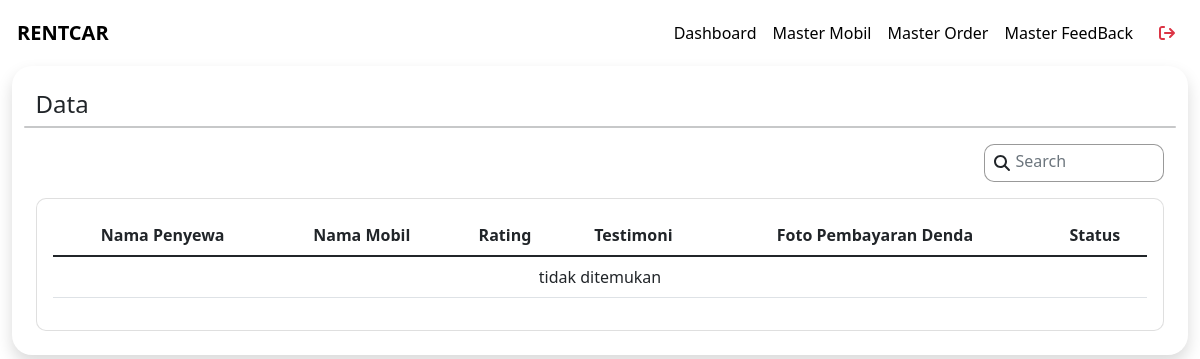
Page /pesanan/feedback-order/ (signed in) on the earlier database version.
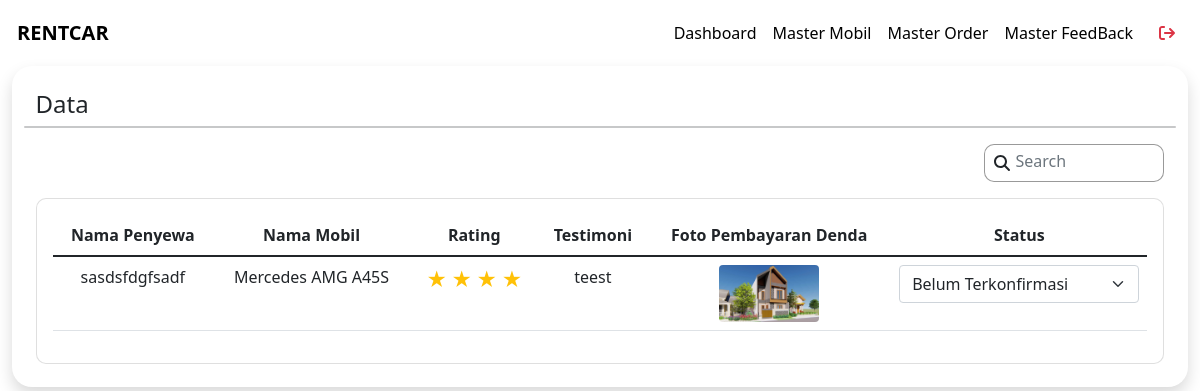
Same page on the later database version.
### testi/models.py (models this page shows)
class TestimonialRating(models.Model):
    id_mobil = models.ForeignKey(Mobils, on_delete=models.CASCADE)
    id_user = models.ForeignKey(User, on_delete=models.CASCADE)
    id_return_order = models.ForeignKey(ReturnOrder, on_delete=models.CASCADE, default=1)
    contentTestimonial = models.CharField(max_length=200)
    rating = models.IntegerField(blank=True, default=0)
    created_at = models.DateTimeField(auto_now_add=True)
    updated_at = models.DateField(auto_now=True)

### user/models.py (models this page shows, shortened)
class User(AbstractUser):
    role_list = (
        (ADMIN, 'Admin'),
        (USER, 'User')
    )
    email = models.EmailField(max_length=255, unique=True)  # Set max_length to 255 and make email unique
    username = models.CharField(max_length=50, unique=True)
    role = models.CharField(max_length=100, choices=role_list, default=USER)
    text_password = models.CharField(max_length=100, blank=True, null=True)
    USERNAME_FIELD = 'username'
    REQUIRED_FIELDS = ['first_name', 'last_name', 'email']

### mobil/models.py (models this page shows, shortened)
class Mobils(models.Model):
    TRANSMISSION = [
        ('Manual', 'Manual'),
        ('Automatic', 'Automatic'),
    ]
    TYPE_CAR = [
        ('Convertible','Convertible'),
        ('Coupe','Coupe'),
        ('Sedan','Sedan'),
        ('Hatchback','Hatchback'),
        ('SUV','SUV'),
        ('MPV','MPV'),
    ]
    name = models.CharField(max_length=100)
    stock = models.PositiveIntegerField()
    image1 = models.ImageField(upload_to="images/")
    image2 = models.ImageField(upload_to="images/")
    image3 = models.ImageField(upload_to="images/")
    pricePerDay = models.IntegerField()
    transmission = models.CharField(max_length=10, choices=TRANSMISSION)
    typeCar = models.CharField(max_length=20, choices=TYPE_CAR)
    description = models.CharField(max_length=150)
    seat = models.CharField(max_length=10)
    created_at = models.DateTimeField(auto_now_add=True)
    updated_at = models.DateTimeField(auto_now=True)

### pesanan/models.py (models this page shows, shortened)
class ReturnOrder(models.Model):
    id_order = models.ForeignKey(Order, on_delete=models.CASCADE)
    image = models.ImageField(upload_to="images/")
    photo_payment_fine = models.ImageField(upload_to='images/', null=True, blank=True)
    STATUS_CHOICES = [
        ('Dikembalikan', 'Dikembalikan'),
        ('Diterima', 'Diterima'),
    ]
    status = models.CharField(max_length=20, choices=STATUS_CHOICES, default='Dikembalikan')
    created_at = models.DateField(auto_now_add=True)
    updated_at = models.DateField(auto_now=True)

### pesanan/views.py (the view)
# urls.py: path('feedback-order/', views.feedbackOrder, name="feedbackOrder"),
@login_required
def feedbackOrder(request):
    current_user = request.user
    if not request.user.is_superuser:
        return redirect("user:loginAdmin")
    search_query = request.GET.get('search', '')
    ratings = TestimonialRating.objects.all().order_by('-updated_at')
    if search_query:
        ratings = ratings.filter(
            Q(id_user__username__icontains=search_query) |
            Q(id_mobil__name__icontains=search_query) |
            Q(contentTestimonial__icontains=search_query)
        )
    context = {
        'ratings': ratings,
        'search_query': search_query,
    }
    return render(request, 'admin/feedbackOrder.html', context)

### templates/admin/feedbackOrder.html (shortened to what the changed rows need)
{% extends '../base.html' %}
{% load static %}
{% block headers %}
<link href="{% static 'css/admin/feedbackOrder.css' %}" rel="stylesheet" type="text/css">
{% endblock headers %}
{% block contents %}
<div class="wrapper">
    <div class="tabel shadow">
        <div class="row">
            <div class="col-12 col-xl-12 mb-4 mb-lg-0">
                <div class="card">
                    <div class="card-body">
                        <div class="table-responsive">
                            <table class="table">
                                <thead>
                                    <tr>
                                        <th class="text-center">Nama Penyewa</th>
                                        <th class="text-center">Nama Mobil</th>
                                        <th class="text-center">Rating</th>
                                        <th class="text-center">Testimoni</th>
                                        <th class="text-center">Foto Pembayaran Denda</th>
                                        <th class="text-center">Status</th>
                                    </tr>
                                </thead>
                                <tbody>
                                    {% if ratings %}
                                    {% for testimonial in ratings %}
                                    <tr>
                                        <td class="text-center">{{ testimonial.id_user.username }}</td>
                                        <td class="text-center">{{ testimonial.id_mobil.name }}</td>
                                        <td class="text-center rating">
                                            {% with ''|center:testimonial.rating as range %}
                                            {% for i in range %}
                                            <label class="text-warning starate">★</label>
                                            {% endfor %}
                                            {% endwith %}
                                        </td>
                                        <td class="text-center">{{ testimonial.contentTestimonial }}</td>
                                        <td class="text-center">
                                            {% if testimonial.id_return_order.image %}
                                            <img class="rounded" src="{{ testimonial.id_return_order.image.url }}" alt="Product Image" style="max-width: 100px;">
                                            {% else %}
                                            <span>No Image</span>
                                            {% endif %}
                                        </td>
                                        <td class="text-center">
                                            <form action="{% url 'pesanan:updateStatusFeedbackOrder' id_order=testimonial.id %}" method="POST">
                                                <select class="form-select shadow-none" name="status" onchange="this.form.submit()">
                                                    <option value="Belum Terkonfirmasi" {% if testimonial.status == 'Belum Terkonfirmasi' %} selected {% endif %}>Belum Terkonfirmasi</option>
                                                </select>
                                            </form>
                                        </td>
                                    </tr>
                                    {% endfor %}
                                    {% else %}
                                    <tr>
                                        <td class="text-center" colspan="6">tidak ditemukan</td>
                                    </tr>
                                    {% endif %}
                                </tbody>
                            </table>
                        </div>
                    </div>
                </div>
            </div>
        </div>
    </div>
</div>
{% endblock contents %}

Differences in the rows shown:
added TestimonialRating: id_user.username "sasdsfdgfsadf", id_mobil.name "Mercedes AMG A45S", rating 4 (drawn), contentTestimonial "teest", id_return_order.image (picture)
Other differences:
text no longer shown: "tidak ditemukan"
